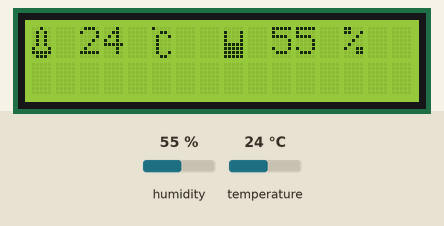
Bench run of a sketch on a simulated Arduino Uno, built with avr-gcc and run on an emulated ATmega328P. On the bench: 16×2 character LCD. The inputs (shaded band) are chosen by the test bench; at power-on: humidity 55 %, temperature 24 °C. What the sketch prints to the serial monitor is not drawn.

Above: at 0.2 s.
1.3 s: humidity set to 22 %
At 3.9 s:
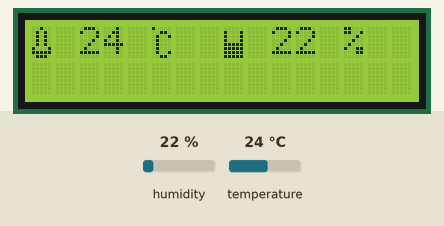
5.3 s: temperature set to 12 °C
At 7.0 s:
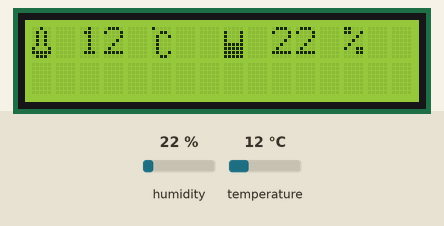
9.3 s: humidity set to 40 %
At 13.1 s:
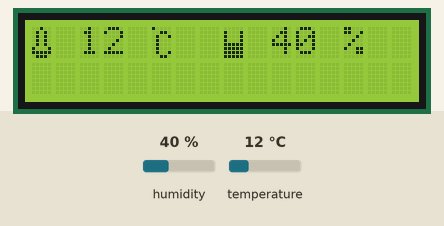
13.8 s: temperature set to 19 °C
At 16.2 s:
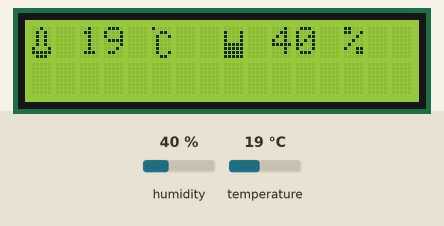
Timing chart, 0 to 17.7 s (numbered marks = the images above; inputs shaded):
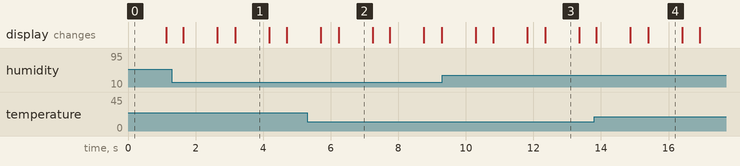

The sketch:

4_01_DHT11_LCD.ino
```cpp
#include <Wire.h>               // i2C 통신을 위한 라이브러리
#include <LiquidCrystal_I2C.h>  // LCD 1602 I2C용 라이브러리
#include "DHT.h"                // 온습도 센서 사용을 위한 라이브러리
#define DHTPIN A1               // 온습도 센서 핀 지정
#define DHTTYPE DHT11           // DHT 타입 지정
DHT dht(DHTPIN, DHTTYPE);       // DHT11의 타입, 핀을 dht로 지정
LiquidCrystal_I2C lcd(0x27, 16, 2);  // 접근주소: 0x3F or 0x27 1602 Display

byte humi[8] = {       // 물컵모양 출력
  0b00000,
  0b10001,
  0b10001,
  0b10001,
  0b11111,
  0b11111,
  0b11111,
  0b11111,
};
byte temp[8] = {       // 온도계 모양 출력
  0b00100,
  0b01010,
  0b01010,
  0b01010,
  0b01010,
  0b10001,
  0b11111,
  0b01110,
};
byte char_temp[8] = {  // 온도 단위 출력
  0b10000,
  0b00110,
  0b01001,
  0b01000,
  0b01000,
  0b01000,
  0b01001,
  0b00110,
};

void setup() {
  Serial.begin(9600);            // 시리얼 모니터 시작, 속도는 9600
  dht.begin();
  lcd.init();                    // LCD 초기화
  lcd.backlight();               // 백라이트 켜기
  lcd.createChar(1, temp);       // 온도계모양 출력
  lcd.createChar(2, humi);       // 물컵 모양 출력
  lcd.createChar(3, char_temp);  // 온도 단위 출력
}

void loop() {
  int humi = dht.readHumidity();
  int temp = dht.readTemperature();

  Serial.print("humidity:");        // ‘시리얼 플로터’ 사용위해 이부분 주석 필요
  Serial.print(humi);               // 습도값 출력
  Serial.print("\t temperature:");  // ‘시리얼 플로터’ 사용위해 이부분 주석 필요
  Serial.println(temp);             // 온도값 출력

  Serial.println();

  lcd.setCursor(0, 0);   // 1번째, 1라인
  lcd.write(byte(1));    // 온도계 출력
  lcd.setCursor(2, 0);   // 3번째, 1라인al
  lcd.print((int)temp);  // 온도 출력
  lcd.setCursor(5, 0);   // 6번째 1라인
  lcd.write(byte(3));    // 온도 단위 출력

  lcd.setCursor(8, 0);   // 9번째, 1라인
  lcd.write(byte(2));    // 물컵 출력
  lcd.setCursor(10, 0);  // 11번째, 1라인
  lcd.print(humi);       // 습도 출력
  lcd.setCursor(13, 0);  // 15번째, 1라인
  lcd.print("%");        // % 출력
  delay(1000);
  lcd.clear();
  delay(500);
}

/*
 *  이 소스는 에듀이노(Eduino)에 의해서 번역, 수정, 작성되었고 소유권 또한 에듀이노의 것입니다.
 *  소유권자의 허락을 받지 않고 무단으로 수정, 삭제하여 배포할 시 법적인 처벌을 받을 수 있습니다.
 *
 *  에듀이노 미세먼지 키트 기본예제
 *  - 미세먼지 키트 활용예제 -
 *  미세먼지 측정 센서,온습도센서의 값을 LCD 1602(I2C)와 RGB LED 모듈로 출력하는 예제 코드입니다.
 *
 */
```

Measured:
- after the input at 1.3 s, the display: first differs from a run without the input after 1.9 s (image 1)
- after the input at 5.3 s, the display: first differs from a run without the input after 0.94 s (image 2)
- after the input at 9.3 s, the display: first differs from a run without the input after 3.0 s (image 3)
- after the input at 13.8 s, the display: first differs from a run without the input after 1.6 s (image 4)
- what the display in image 1 shows lasts 1.0 s, from 3.2 s to 4.2 s
